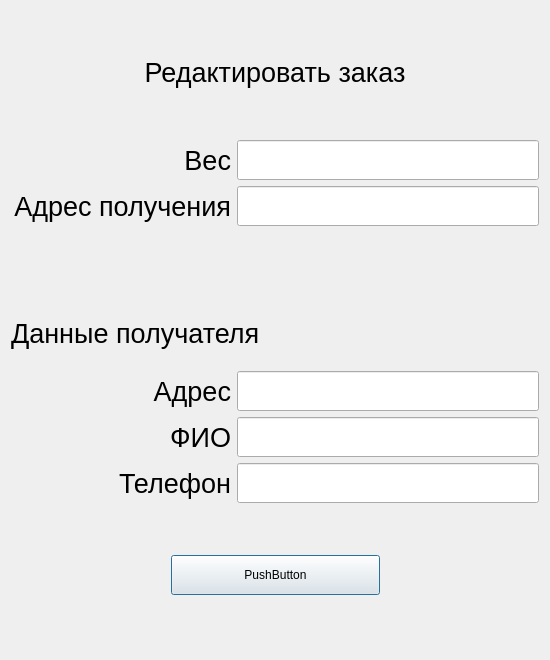
<?xml version="1.0" encoding="UTF-8"?>
<ui version="4.0">
 <class>correctOrderForm</class>
 <widget class="QDialog" name="correctOrderForm">
  <property name="geometry">
   <rect>
    <x>0</x>
    <y>0</y>
    <width>550</width>
    <height>660</height>
   </rect>
  </property>
  <property name="minimumSize">
   <size>
    <width>500</width>
    <height>600</height>
   </size>
  </property>
  <property name="maximumSize">
   <size>
    <width>550</width>
    <height>660</height>
   </size>
  </property>
  <property name="windowTitle">
   <string>Dialog</string>
  </property>
  <property name="styleSheet">
   <string notr="true"/>
  </property>
  <layout class="QGridLayout" name="gridLayout">
   <item row="6" column="0">
    <layout class="QFormLayout" name="formLayout">
     <item row="1" column="0" colspan="2">
      <widget class="QLabel" name="label_7">
       <property name="font">
        <font>
         <pointsize>20</pointsize>
        </font>
       </property>
       <property name="text">
        <string>Редактировать заказ</string>
       </property>
       <property name="alignment">
        <set>Qt::AlignmentFlag::AlignCenter</set>
       </property>
      </widget>
     </item>
     <item row="2" column="0" colspan="2">
      <spacer name="verticalSpacer">
       <property name="orientation">
        <enum>Qt::Orientation::Vertical</enum>
       </property>
       <property name="sizeType">
        <enum>QSizePolicy::Policy::Fixed</enum>
       </property>
       <property name="sizeHint" stdset="0">
        <size>
         <width>20</width>
         <height>40</height>
        </size>
       </property>
      </spacer>
     </item>
     <item row="3" column="0">
      <widget class="QLabel" name="label_2">
       <property name="minimumSize">
        <size>
         <width>220</width>
         <height>0</height>
        </size>
       </property>
       <property name="font">
        <font>
         <pointsize>20</pointsize>
        </font>
       </property>
       <property name="text">
        <string>Вес</string>
       </property>
       <property name="alignment">
        <set>Qt::AlignmentFlag::AlignRight|Qt::AlignmentFlag::AlignTrailing|Qt::AlignmentFlag::AlignVCenter</set>
       </property>
      </widget>
     </item>
     <item row="3" column="1">
      <widget class="QLineEdit" name="weight">
       <property name="minimumSize">
        <size>
         <width>40</width>
         <height>40</height>
        </size>
       </property>
       <property name="font">
        <font>
         <pointsize>20</pointsize>
        </font>
       </property>
      </widget>
     </item>
     <item row="4" column="0">
      <widget class="QLabel" name="label_3">
       <property name="minimumSize">
        <size>
         <width>220</width>
         <height>0</height>
        </size>
       </property>
       <property name="font">
        <font>
         <pointsize>20</pointsize>
        </font>
       </property>
       <property name="text">
        <string>Адрес получения</string>
       </property>
       <property name="alignment">
        <set>Qt::AlignmentFlag::AlignRight|Qt::AlignmentFlag::AlignTrailing|Qt::AlignmentFlag::AlignVCenter</set>
       </property>
      </widget>
     </item>
     <item row="4" column="1">
      <widget class="QLineEdit" name="address_get">
       <property name="minimumSize">
        <size>
         <width>0</width>
         <height>40</height>
        </size>
       </property>
       <property name="font">
        <font>
         <pointsize>20</pointsize>
        </font>
       </property>
      </widget>
     </item>
     <item row="8" column="0">
      <widget class="QLabel" name="label_4">
       <property name="minimumSize">
        <size>
         <width>220</width>
         <height>0</height>
        </size>
       </property>
       <property name="font">
        <font>
         <pointsize>20</pointsize>
        </font>
       </property>
       <property name="text">
        <string>Адрес</string>
       </property>
       <property name="alignment">
        <set>Qt::AlignmentFlag::AlignRight|Qt::AlignmentFlag::AlignTrailing|Qt::AlignmentFlag::AlignVCenter</set>
       </property>
      </widget>
     </item>
     <item row="8" column="1">
      <widget class="QLineEdit" name="address_del">
       <property name="minimumSize">
        <size>
         <width>0</width>
         <height>40</height>
        </size>
       </property>
       <property name="font">
        <font>
         <pointsize>20</pointsize>
        </font>
       </property>
      </widget>
     </item>
     <item row="9" column="0">
      <widget class="QLabel" name="label_5">
       <property name="minimumSize">
        <size>
         <width>220</width>
         <height>0</height>
        </size>
       </property>
       <property name="maximumSize">
        <size>
         <width>220</width>
         <height>16777215</height>
        </size>
       </property>
       <property name="font">
        <font>
         <pointsize>20</pointsize>
        </font>
       </property>
       <property name="text">
        <string>ФИО</string>
       </property>
       <property name="alignment">
        <set>Qt::AlignmentFlag::AlignRight|Qt::AlignmentFlag::AlignTrailing|Qt::AlignmentFlag::AlignVCenter</set>
       </property>
      </widget>
     </item>
     <item row="9" column="1">
      <widget class="QLineEdit" name="fio">
       <property name="minimumSize">
        <size>
         <width>0</width>
         <height>40</height>
        </size>
       </property>
       <property name="font">
        <font>
         <pointsize>20</pointsize>
        </font>
       </property>
      </widget>
     </item>
     <item row="10" column="0">
      <widget class="QLabel" name="label_6">
       <property name="minimumSize">
        <size>
         <width>220</width>
         <height>0</height>
        </size>
       </property>
       <property name="font">
        <font>
         <pointsize>20</pointsize>
        </font>
       </property>
       <property name="text">
        <string>Телефон</string>
       </property>
       <property name="alignment">
        <set>Qt::AlignmentFlag::AlignRight|Qt::AlignmentFlag::AlignTrailing|Qt::AlignmentFlag::AlignVCenter</set>
       </property>
      </widget>
     </item>
     <item row="10" column="1">
      <widget class="QLineEdit" name="telephone">
       <property name="minimumSize">
        <size>
         <width>0</width>
         <height>40</height>
        </size>
       </property>
       <property name="font">
        <font>
         <pointsize>20</pointsize>
        </font>
       </property>
      </widget>
     </item>
     <item row="13" column="0" colspan="2">
      <layout class="QHBoxLayout" name="horizontalLayout">
       <item>
        <spacer name="horizontalSpacer">
         <property name="orientation">
          <enum>Qt::Orientation::Horizontal</enum>
         </property>
         <property name="sizeHint" stdset="0">
          <size>
           <width>40</width>
           <height>20</height>
          </size>
         </property>
        </spacer>
       </item>
       <item>
        <widget class="QPushButton" name="pushButton">
         <property name="minimumSize">
          <size>
           <width>209</width>
           <height>40</height>
          </size>
         </property>
         <property name="maximumSize">
          <size>
           <width>250</width>
           <height>16777215</height>
          </size>
         </property>
         <property name="text">
          <string>PushButton</string>
         </property>
        </widget>
       </item>
       <item>
        <spacer name="horizontalSpacer_2">
         <property name="orientation">
          <enum>Qt::Orientation::Horizontal</enum>
         </property>
         <property name="sizeHint" stdset="0">
          <size>
           <width>40</width>
           <height>20</height>
          </size>
         </property>
        </spacer>
       </item>
      </layout>
     </item>
     <item row="7" column="0" colspan="2">
      <spacer name="verticalSpacer_3">
       <property name="orientation">
        <enum>Qt::Orientation::Vertical</enum>
       </property>
       <property name="sizeType">
        <enum>QSizePolicy::Policy::Fixed</enum>
       </property>
       <property name="sizeHint" stdset="0">
        <size>
         <width>20</width>
         <height>10</height>
        </size>
       </property>
      </spacer>
     </item>
     <item row="0" column="0" colspan="2">
      <spacer name="verticalSpacer_4">
       <property name="orientation">
        <enum>Qt::Orientation::Vertical</enum>
       </property>
       <property name="sizeHint" stdset="0">
        <size>
         <width>20</width>
         <height>40</height>
        </size>
       </property>
      </spacer>
     </item>
     <item row="6" column="0" colspan="2">
      <widget class="QLabel" name="label">
       <property name="font">
        <font>
         <pointsize>20</pointsize>
        </font>
       </property>
       <property name="text">
        <string>Данные получателя</string>
       </property>
      </widget>
     </item>
     <item row="5" column="0" colspan="2">
      <spacer name="verticalSpacer_2">
       <property name="orientation">
        <enum>Qt::Orientation::Vertical</enum>
       </property>
       <property name="sizeHint" stdset="0">
        <size>
         <width>20</width>
         <height>80</height>
        </size>
       </property>
      </spacer>
     </item>
     <item row="12" column="0" colspan="2">
      <spacer name="verticalSpacer_5">
       <property name="orientation">
        <enum>Qt::Orientation::Vertical</enum>
       </property>
       <property name="sizeHint" stdset="0">
        <size>
         <width>20</width>
         <height>40</height>
        </size>
       </property>
      </spacer>
     </item>
    </layout>
   </item>
   <item row="7" column="0">
    <spacer name="verticalSpacer_6">
     <property name="orientation">
      <enum>Qt::Orientation::Vertical</enum>
     </property>
     <property name="sizeHint" stdset="0">
      <size>
       <width>20</width>
       <height>40</height>
      </size>
     </property>
    </spacer>
   </item>
  </layout>
 </widget>
 <resources/>
 <connections/>
</ui>
